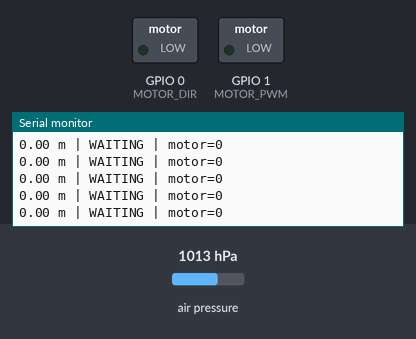
Bench run of a sketch on a simulated ESP32. Shown: switched loads named in the sketch (green lamp = pin HIGH), the last lines printed to the serial monitor. The test bench sets the inputs (shaded band); at power-on: air pressure 1013 hPa. Storage starts empty.

Above: at 5.2 s.
5.3 s: air pressure set to 952 hPa
At 6.37 s:
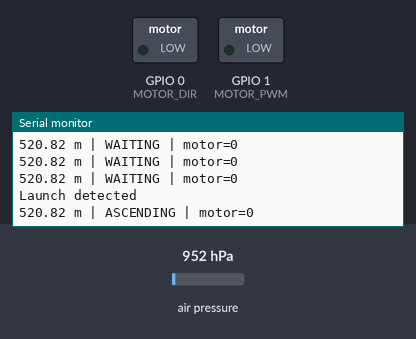
7.8 s: air pressure set to 975 hPa
At 7.87 s:
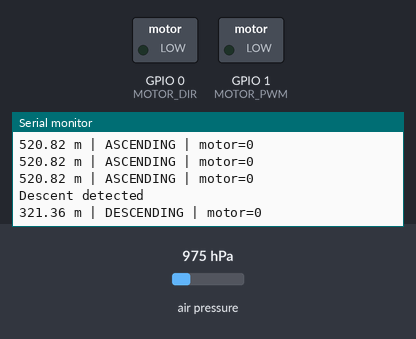

The sketch:

cmrc_landing.ino
```cpp
#include <Wire.h>
#include <SPI.h>
#include <SD.h>
#include <Adafruit_BMP280.h>
#include <math.h>

// Connections use GPIO numbers, not physical header positions.
constexpr int BMP_SDA = 2;
constexpr int BMP_SCL = 3;

constexpr int SD_SCK  = 4;
constexpr int SD_MISO = 5;
constexpr int SD_MOSI = 6;
constexpr int SD_CS   = 7;

constexpr int MOTOR_DIR = 0;
constexpr int MOTOR_PWM = 1;

// PWM: Arduino-ESP32 board package 3.x.
constexpr int PWM_FREQ = 5000;
constexpr int PWM_BITS = 8;
constexpr int MOTOR_DUTY = 200;  // 0–255

constexpr uint32_t MOTOR_RUN_MS = 300000;  // Five minutes
constexpr uint32_t SAMPLE_MS = 100;
constexpr uint32_t FLUSH_MS = 1000;

// Starting values to tune using recorded test data.
constexpr float LAUNCH_HEIGHT_M = 5.0f;
constexpr uint32_t LAUNCH_CONFIRM_MS = 1000;
constexpr float DESCENT_DROP_M = 3.0f;

// Landing requires ten seconds of stable readings.
// This version assumes landing close to launch elevation.
constexpr float GROUND_BAND_M = 2.0f;
constexpr float STABLE_RANGE_M = 0.8f;
constexpr size_t WINDOW_SIZE = 101;
constexpr uint32_t STABLE_TIME_MS = 10000;
constexpr uint32_t MAX_SAMPLE_GAP_MS = 300;

Adafruit_BMP280 bmp;
File logFile;

enum FlightState {
  WAITING,
  ASCENDING,
  DESCENDING,
  LANDED
};

FlightState state = WAITING;

float groundAltitude = 0;
float peakAltitude = 0;

float altitudeWindow[WINDOW_SIZE];
uint32_t timeWindow[WINDOW_SIZE];
size_t windowIndex = 0;
size_t windowCount = 0;

bool launchCandidate = false;
uint32_t launchCandidateStart = 0;

bool motorRunning = false;
uint32_t motorStart = 0;

uint32_t lastSample = 0;
uint32_t lastValidSample = 0;
uint32_t lastFlush = 0;

const char *stateName() {
  switch (state) {
    case WAITING:    return "WAITING";
    case ASCENDING:  return "ASCENDING";
    case DESCENDING: return "DESCENDING";
    case LANDED:    return "LANDED";
  }
  return "UNKNOWN";
}

// Stop initialization if essential hardware is unavailable.
// The motor stays off.
void halt(const char *message) {
  digitalWrite(MOTOR_PWM, LOW);
  Serial.println(message);

  while (true) {
    delay(100);
  }
}

void clearWindow() {
  windowIndex = 0;
  windowCount = 0;
}

void addAltitude(float altitude, uint32_t now) {
  altitudeWindow[windowIndex] = altitude;
  timeWindow[windowIndex] = now;

  windowIndex = (windowIndex + 1) % WINDOW_SIZE;

  if (windowCount < WINDOW_SIZE) {
    windowCount++;
  }
}

// Check the whole altitude window instead of only comparing
// two consecutive readings.
bool landingWindowStable(uint32_t now) {
  if (windowCount < WINDOW_SIZE) {
    return false;
  }

  // Once full, windowIndex points to the oldest entry.
  if (now - timeWindow[windowIndex] < STABLE_TIME_MS) {
    return false;
  }

  float lowest = altitudeWindow[0];
  float highest = altitudeWindow[0];

  for (size_t i = 0; i < WINDOW_SIZE; i++) {
    float h = altitudeWindow[i];

    if (fabsf(h) > GROUND_BAND_M) {
      return false;
    }

    lowest = fminf(lowest, h);
    highest = fmaxf(highest, h);
  }

  return (highest - lowest) <= STABLE_RANGE_M;
}

void updateFlight(float altitude, uint32_t now) {
  switch (state) {
    case WAITING:
      if (altitude > LAUNCH_HEIGHT_M) {
        if (!launchCandidate) {
          launchCandidate = true;
          launchCandidateStart = now;
        }

        if (now - launchCandidateStart >= LAUNCH_CONFIRM_MS) {
          state = ASCENDING;
          peakAltitude = altitude;
          Serial.println("Launch detected");
        }
      } else {
        launchCandidate = false;
      }
      break;

    case ASCENDING:
      peakAltitude = fmaxf(peakAltitude, altitude);

      if (peakAltitude - altitude >= DESCENT_DROP_M) {
        state = DESCENDING;
        clearWindow();
        Serial.println("Descent detected");
      }
      break;

    case DESCENDING:
      addAltitude(altitude, now);

      if (landingWindowStable(now)) {
        state = LANDED;

        // Default is detection-only until bench tests pass.
        Serial.println("Landing detected");

        // Uncomment these three lines to enable the motor.
        // motorStart = millis();
        // motorRunning = true;
        // ledcWrite(MOTOR_PWM, MOTOR_DUTY);
      }
      break;

    case LANDED:
      // Remain landed until reset; do not trigger again.
      break;
  }
}

void setup() {
  // Hold the motor control low immediately.
  pinMode(MOTOR_PWM, OUTPUT);
  digitalWrite(MOTOR_PWM, LOW);

  pinMode(MOTOR_DIR, OUTPUT);
  digitalWrite(MOTOR_DIR, LOW);

  Serial.begin(115200);

  // Allow a short USB connection period without waiting forever.
  uint32_t serialStart = millis();
  while (!Serial && millis() - serialStart < 2000) {
    delay(10);
  }

  if (!ledcAttach(MOTOR_PWM, PWM_FREQ, PWM_BITS)) {
    halt("ERROR: PWM initialization failed");
  }
  ledcWrite(MOTOR_PWM, 0);

  Wire.begin(BMP_SDA, BMP_SCL);

  // BMP280 breakout addresses are commonly 0x76 or 0x77.
  if (!bmp.begin(0x76) && !bmp.begin(0x77)) {
    halt("ERROR: BMP280 not found");
  }

  // Short standby interval allows fresh measurements at 10 Hz.
  bmp.setSampling(
    Adafruit_BMP280::MODE_NORMAL,
    Adafruit_BMP280::SAMPLING_X2,
    Adafruit_BMP280::SAMPLING_X16,
    Adafruit_BMP280::FILTER_X4,
    Adafruit_BMP280::STANDBY_MS_1
  );

  Serial.println("Keep sensor stationary: measuring ground reference");
  delay(1000);

  // Average several starting measurements.
  float altitudeSum = 0;

  for (int i = 0; i < 30; i++) {
    float h = bmp.readAltitude(1013.25f);

    if (!isfinite(h)) {
      halt("ERROR: Invalid ground-reference reading");
    }

    altitudeSum += h;
    delay(SAMPLE_MS);
  }

  groundAltitude = altitudeSum / 30.0f;

  SPI.begin(SD_SCK, SD_MISO, SD_MOSI, SD_CS);

  if (!SD.begin(SD_CS, SPI)) {
    halt("ERROR: SD initialization failed");
  }

  // Create a separate log for each startup.
  char filename[24];
  bool opened = false;

  for (int i = 0; i < 1000; i++) {
    snprintf(filename, sizeof(filename), "/flight%03d.csv", i);

    if (!SD.exists(filename)) {
      logFile = SD.open(filename, FILE_WRITE);
      opened = (bool)logFile;
      break;
    }
  }

  if (!opened) {
    halt("ERROR: Could not create log");
  }

  logFile.println("time_ms,altitude_m,state,motor_running");
  logFile.flush();

  Serial.print("Logging to ");
  Serial.println(filename);
  Serial.println("Ready; motor activation is disabled by default");

  lastSample = millis();
  lastValidSample = lastSample;
  lastFlush = lastSample;
}

void loop() {
  uint32_t now = millis();

  // Check motor timeout independently of the sample schedule.
  if (motorRunning && now - motorStart >= MOTOR_RUN_MS) {
    ledcWrite(MOTOR_PWM, 0);
    motorRunning = false;
    Serial.println("Motor stopped");
  }

  if (now - lastSample >= SAMPLE_MS) {
    lastSample = now;

    float altitude =
      bmp.readAltitude(1013.25f) - groundAltitude;

    if (!isfinite(altitude)) {
      clearWindow();
      launchCandidate = false;
      Serial.println("Invalid sensor reading; detection window reset");
      return;
    }

    // Do not treat a long gap in measurements as continuous stability.
    if (now - lastValidSample > MAX_SAMPLE_GAP_MS) {
      clearWindow();
      launchCandidate = false;
    }
    lastValidSample = now;

    updateFlight(altitude, now);

    Serial.printf(
      "%.2f m | %s | motor=%d\n",
      altitude, stateName(), motorRunning
    );

    if (logFile) {
      size_t written = logFile.printf(
        "%lu,%.3f,%s,%d\n",
        (unsigned long)now,
        altitude,
        stateName(),
        motorRunning
      );

      if (written == 0) {
        Serial.println("ERROR: SD write failed");
        logFile.close();
      }
    }
  }

  if (now - lastFlush >= FLUSH_MS) {
    lastFlush = now;

    if (logFile) {
      logFile.flush();
    }
  }
}
```

Measured:
- after the input at 5.3 s, the serial monitor: prints a new line after 0.06 s (image 1)
- after the input at 7.8 s, the serial monitor: prints a new line after 0.06 s (image 2)
